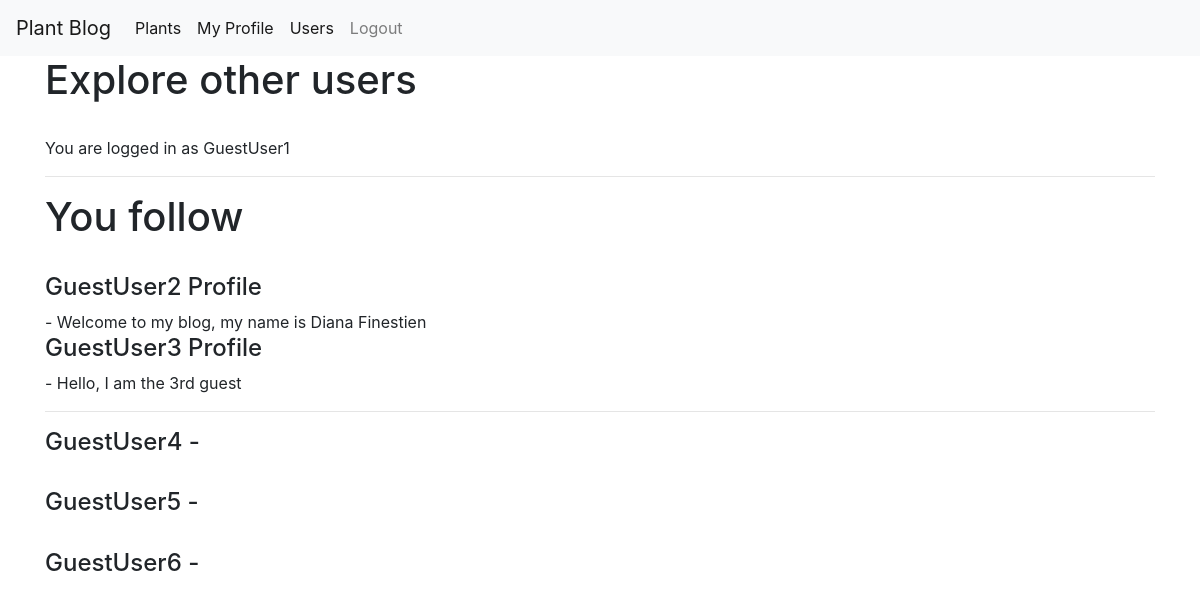
The page /profiles/user_index (signed in) on the database its author committed.
### profiles/models.py (models this page shows, shortened)
class UserProfile(models.Model):
  user = models.OneToOneField(User, unique=True, on_delete=models.CASCADE, primary_key=True)
  profile_image = models.ImageField(default='default_profile.jpg', upload_to='profile_pic', blank=True)
  about = models.CharField(max_length=600, default='', blank=True)
  zipcode = models.CharField(max_length=5, default='', blank=True)
  requires_comment_validation = models.BooleanField(default=False)
  following = models.ManyToManyField('self', through='FollowedUser', symmetrical=False, related_name='is_following')
  def __str__(self):
    return f'{self.user.username} Profile'

### profiles/views.py (the view)
# urls.py: path('user_index', views.UserIndex.as_view(), name='user_index'),
class UserIndex(generic.ListView):
  model = UserProfile
  template_name = 'profiles/user_index.html'
  def get_context_data(self, **kwargs):
    context = super().get_context_data(**kwargs)
    user_profile = get_object_or_404(UserProfile, user=self.request.user)
    context['users'] = UserProfile.objects.exclude(user__in=user_profile.following.all()).exclude(user=self.request.user)
    context['following'] = user_profile.following
    return context

### profiles/templates/profiles/user_index.html
{% extends "base.html" %}
{% block content %}
  <h1> Explore other users </h1> <br>
    {% if user.is_authenticated %}
      You are logged in as {{ user }} <br>
    {% endif %}
  <hr>
  <h1> You follow </h1> <br>
  {% for fuser in following.all %}
    <h4> {{ fuser }} </h4> - {{ fuser.about }}
  {% endfor %}
  <hr>
  {% for other_users in users %}
    <h4> {{ other_users.user.username }} - {{ other_users.about }} </h4> <br>
  {% endfor %}
{% endblock %}

### static/main.css (style rules this page uses)
h2, h3, h4, h5, h6 { color: green; }
body { background: green; color: green; margin-top: 5rem; }

### rows shown on the page
UserProfile: user_id.username "GuestUser2 Profile", about "Welcome to my blog, my name is Diana Finestien"
UserProfile: user_id.username "GuestUser3 Profile", about "Hello, I am the 3rd guest"
UserProfile: user.username "GuestUser4"
UserProfile: user.username "GuestUser5"
UserProfile: user.username "GuestUser6"

### other values the page prints
{{ user }} "GuestUser1"
